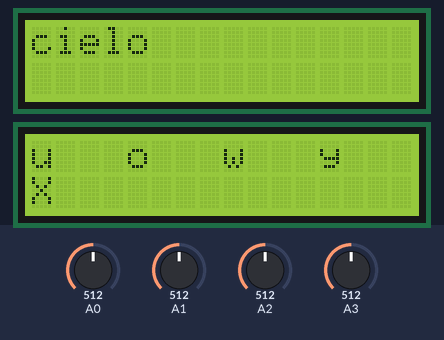
Recording of a sketch running on a simulated Arduino Uno, built with avr-gcc and run on an emulated ATmega328P. Parts: 2 × 16×2 character LCD. Inputs (shaded band) come from the test bench; at power-on: A0 = 512, A1 = 512, A2 = 512, A3 = 512. Random numbers use the default seed unless the sketch sets one; the audio player accepts every command and is not drawn.

Above: at 0.8 s.
At 35.3 s:
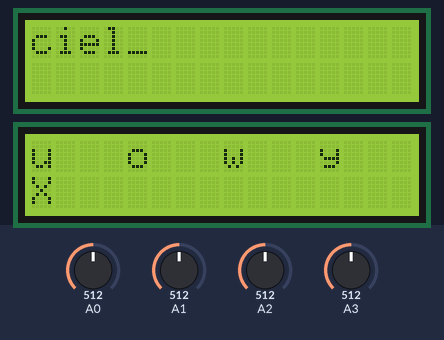

Measured:
- what the display in image 0 shows lasts 4.0 s, from 0.8 s to 4.8 s
- what the display in image 1 shows lasts 0.5 s, from 35.2 s to 35.7 s

The sketch:

PantallasAudios1.ino
```cpp
#include <Wire.h>
#include <LiquidCrystal_I2C.h>
#include "Arduino.h"
#include "SoftwareSerial.h"
#include "DFRobotDFPlayerMini.h"

// Configuración de las pantallas LCD con sus respectivas direcciones I2C
LiquidCrystal_I2C lcd_1(0x27, 16, 2);
LiquidCrystal_I2C lcd_2(0x26, 16, 2);

// Configuración del DFPlayer Mini
SoftwareSerial mySoftwareSerial(10, 11); // RX, TX
DFRobotDFPlayerMini myDFPlayer;

String palabras[10] = {"casa", "coche", "gato", "pera", "sol", "luna", "mar", "cielo", "flores", "amor"};
const char alfabeto[27] = "abcdefghijklmnopqrstuvwxyzñ";
int limit = 4;
char randomLetters[4];

void randomizeWord(String &randomWord, int &correctLetter, char &xd, int &correctIndex, int &wordTrack) {
  int randomNumber = random(10);
  randomWord = palabras[randomNumber];
  correctLetter = random(randomWord.length());
  xd = randomWord[correctLetter];
  correctIndex = random(limit);

  // Establecer el número de pista para la palabra
  wordTrack = 28 + randomNumber; // 28 es el primer número de pista para las palabras
}

bool contains(String a, char b) {
  return a.indexOf(b) != -1;
}

void renderResponse(String &randomWord, int &correctLetter, char &xd, int &correctIndex) {
  for (int i = 0; i < limit; i++) {
    if (i == correctIndex) {
      randomLetters[i] = xd;
    } else {
      char tempLetter;
      do {
        int randomIndex = random(27);
        tempLetter = alfabeto[randomIndex];
      } while (contains(randomWord, tempLetter));
      randomLetters[i] = tempLetter;
    }

    lcd_1.clear();
    lcd_2.clear();

    lcd_1.print(randomWord);
    for (int i = 0; i < limit; i++) {
      lcd_2.setCursor(i * 4, 0);
      lcd_2.print(randomLetters[i]);
    }
  }
}

void setup() {
  Serial.begin(9600);
  mySoftwareSerial.begin(9600);

  // Inicialización de las pantallas LCD
  lcd_1.init();
  lcd_1.backlight();
  lcd_2.init();
  lcd_2.backlight();

  // Inicialización del DFPlayer Mini
  if (!myDFPlayer.begin(mySoftwareSerial)) {
    Serial.println(F("Error al iniciar el DFPlayer Mini"));
    while(true);
  }
  myDFPlayer.volume(30); // Ajustar el volumen

  String randomWord = "";
  int correctLetter = 0;
  char xd = ' ';
  int correctIndex = 0;
  int wordTrack = 0;

  // Establecer una condición o bandera para la primera ejecución
  bool isFirstRun = true;

  if (!isFirstRun) {
    randomizeWord(randomWord, correctLetter, xd, correctIndex, wordTrack);
    myDFPlayer.play(wordTrack); // Reproducir sonido de la palabra
    renderResponse(randomWord, correctLetter, xd, correctIndex);
  }
}

void loop() {
  static String randomWord;
  static int correctLetter;
  static char xd;
  static int correctIndex;
  static int wordTrack;
  static bool started = false;

  if (!started) {
    randomizeWord(randomWord, correctLetter, xd, correctIndex, wordTrack);
    myDFPlayer.play(wordTrack); // Reproducir sonido de la palabra
    renderResponse(randomWord, correctLetter, xd, correctIndex);
    started = true;
  }

  int valores[4] = {analogRead(A0), analogRead(A1), analogRead(A2), analogRead(A3)};

  for (int i = 0; i < 4; i++) {
    if (valores[i] > 0) { // Verificar cada botón
      lcd_2.setCursor(i * 4, 1);
      myDFPlayer.play(randomLetters[i] - 'a' + 1); // Calcular el número de pista para la letra

      if (correctIndex == i) {
        lcd_2.print("V");
        delay(1000); // Esperar para que el sonido termine
        myDFPlayer.play(38); // Reproducir sonido "muy bien"
        delay(1000); // Esperar para que el sonido termine
        randomizeWord(randomWord, correctLetter, xd, correctIndex, wordTrack);
        myDFPlayer.play(wordTrack); // Reproducir sonido de la nueva palabra
        renderResponse(randomWord, correctLetter, xd, correctIndex);
      } else {
        lcd_2.print("X");
        delay(1000); // Esperar para que el sonido termine
        myDFPlayer.play(39); // Reproducir sonido "incorrecto"
        delay(1000); // Esperar para que el sonido termine
      }
      delay(1000); // Esperar para evitar múltiples pulsaciones
      break; // Salir del bucle después de un botón presionado
    }
  }

  delay(1000);

  // Parpadeo del cursor en lcd_1
  lcd_1.setCursor(correctLetter, 0);
  lcd_1.print("_");
  delay(500);
  lcd_1.setCursor(correctLetter, 0);
  lcd_1.print(xd);
  delay(500);
}
```
